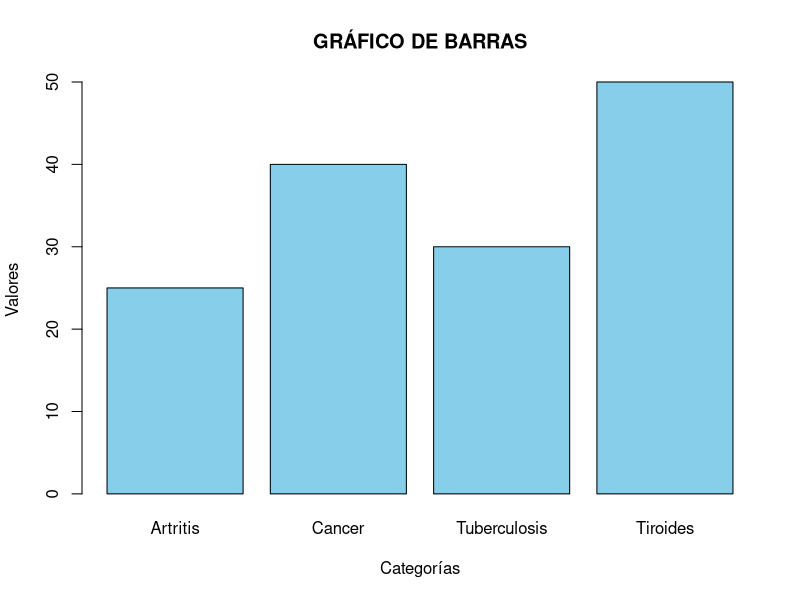

Reproduce this figure in R.
## ---- chunk 1
categorias <- c("Artritis","Cancer","Tuberculosis","Tiroides")
valores <- c(25,40,30,50)
## ---- chunk 2
barplot(valores,
        names.arg = categorias,
        col = "skyblue",
        main = "GRÁFICO DE BARRAS",
        xlab = "Categorías",
        ylab = "Valores",
        border = "black")
